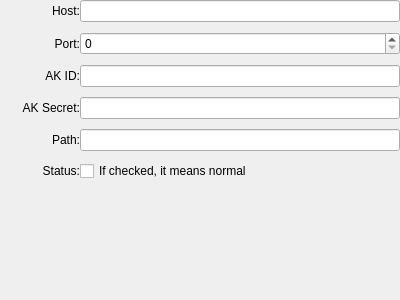
<?xml version="1.0" encoding="UTF-8"?>
<ui version="4.0">
 <class>OSSFormGeneralUI</class>
 <widget class="QWidget" name="OSSFormGeneralUI">
  <property name="geometry">
   <rect>
    <x>0</x>
    <y>0</y>
    <width>400</width>
    <height>300</height>
   </rect>
  </property>
  <property name="windowTitle">
   <string>Form</string>
  </property>
  <layout class="QVBoxLayout" name="verticalLayout">
   <property name="spacing">
    <number>0</number>
   </property>
   <property name="leftMargin">
    <number>0</number>
   </property>
   <property name="topMargin">
    <number>0</number>
   </property>
   <property name="rightMargin">
    <number>0</number>
   </property>
   <property name="bottomMargin">
    <number>0</number>
   </property>
   <item>
    <layout class="QFormLayout" name="formLayout">
     <property name="labelAlignment">
      <set>Qt::AlignRight|Qt::AlignTrailing|Qt::AlignVCenter</set>
     </property>
     <property name="verticalSpacing">
      <number>10</number>
     </property>
     <item row="0" column="0">
      <widget class="QLabel" name="label">
       <property name="minimumSize">
        <size>
         <width>80</width>
         <height>0</height>
        </size>
       </property>
       <property name="baseSize">
        <size>
         <width>0</width>
         <height>0</height>
        </size>
       </property>
       <property name="text">
        <string>Host:</string>
       </property>
       <property name="alignment">
        <set>Qt::AlignRight|Qt::AlignTrailing|Qt::AlignVCenter</set>
       </property>
      </widget>
     </item>
     <item row="1" column="0">
      <widget class="QLabel" name="label_2">
       <property name="minimumSize">
        <size>
         <width>80</width>
         <height>0</height>
        </size>
       </property>
       <property name="text">
        <string>Port:</string>
       </property>
       <property name="alignment">
        <set>Qt::AlignRight|Qt::AlignTrailing|Qt::AlignVCenter</set>
       </property>
      </widget>
     </item>
     <item row="2" column="0">
      <widget class="QLabel" name="label_3">
       <property name="minimumSize">
        <size>
         <width>80</width>
         <height>0</height>
        </size>
       </property>
       <property name="toolTip">
        <string>AccessKey ID</string>
       </property>
       <property name="text">
        <string>AK ID:</string>
       </property>
       <property name="alignment">
        <set>Qt::AlignRight|Qt::AlignTrailing|Qt::AlignVCenter</set>
       </property>
      </widget>
     </item>
     <item row="3" column="0">
      <widget class="QLabel" name="label_4">
       <property name="sizePolicy">
        <sizepolicy hsizetype="Preferred" vsizetype="Preferred">
         <horstretch>0</horstretch>
         <verstretch>0</verstretch>
        </sizepolicy>
       </property>
       <property name="minimumSize">
        <size>
         <width>80</width>
         <height>0</height>
        </size>
       </property>
       <property name="toolTip">
        <string>AccessKey Secret</string>
       </property>
       <property name="text">
        <string>AK Secret:</string>
       </property>
       <property name="alignment">
        <set>Qt::AlignRight|Qt::AlignTrailing|Qt::AlignVCenter</set>
       </property>
      </widget>
     </item>
     <item row="4" column="0">
      <widget class="QLabel" name="label_5">
       <property name="minimumSize">
        <size>
         <width>80</width>
         <height>0</height>
        </size>
       </property>
       <property name="text">
        <string>Path:</string>
       </property>
       <property name="alignment">
        <set>Qt::AlignRight|Qt::AlignTrailing|Qt::AlignVCenter</set>
       </property>
      </widget>
     </item>
     <item row="5" column="0">
      <widget class="QLabel" name="label_6">
       <property name="minimumSize">
        <size>
         <width>80</width>
         <height>0</height>
        </size>
       </property>
       <property name="text">
        <string>Status:</string>
       </property>
       <property name="alignment">
        <set>Qt::AlignRight|Qt::AlignTrailing|Qt::AlignVCenter</set>
       </property>
      </widget>
     </item>
     <item row="0" column="1">
      <widget class="QLineEdit" name="hostLineEdit"/>
     </item>
     <item row="1" column="1">
      <widget class="QSpinBox" name="portSpinBox">
       <property name="maximum">
        <number>65535</number>
       </property>
      </widget>
     </item>
     <item row="2" column="1">
      <widget class="QLineEdit" name="usernameLineEdit"/>
     </item>
     <item row="3" column="1">
      <widget class="QLineEdit" name="passwordLineEdit"/>
     </item>
     <item row="4" column="1">
      <widget class="QLineEdit" name="pathLineEdit"/>
     </item>
     <item row="5" column="1">
      <widget class="QCheckBox" name="statusCheckBox">
       <property name="text">
        <string>If checked, it means normal</string>
       </property>
      </widget>
     </item>
    </layout>
   </item>
   <item>
    <spacer name="verticalSpacer">
     <property name="orientation">
      <enum>Qt::Vertical</enum>
     </property>
     <property name="sizeHint" stdset="0">
      <size>
       <width>20</width>
       <height>40</height>
      </size>
     </property>
    </spacer>
   </item>
  </layout>
 </widget>
 <resources/>
 <connections/>
</ui>
